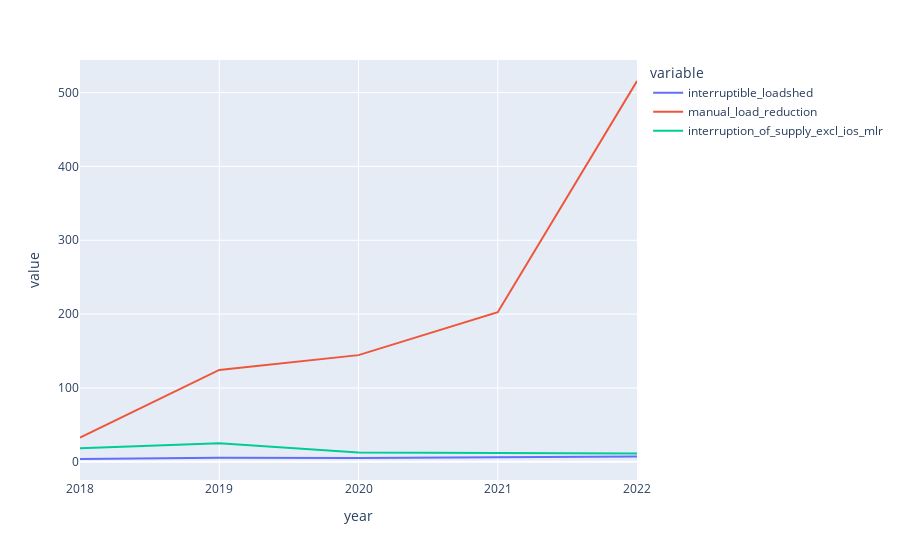

Source (notebook cell):
### Markdown cell above
## Which type of reduction is gradually increasing on average

### Code cell
fig = px.line(reduction_usage,x="year",y=["interruptible_loadshed","manual_load_reduction","interruption_of_supply_excl_ios_mlr"])
fig.show()

### Figure 1 — Plotly figure (JSON) as saved in the notebook; plotly's stock layout.template omitted (floating-point values rounded to 4 significant figures)
{"data": [{"hovertemplate": "variable=interruptible_loadshed<br>year=%{x}<br>value=%{y}<extra></extra>", "legendgroup": "interruptible_loadshed", "line": {"color": "#636efa", "dash": "solid"}, "marker": {"symbol": "circle"}, "mode": "lines", "name": "interruptible_loadshed", "orientation": "v", "showlegend": true, "type": "scatter", "x": [2018, 2019, 2020, 2021, 2022], "xaxis": "x", "y": [3.841, 5.621, 5.148, 6.487, 7.341], "yaxis": "y"}, {"hovertemplate": "variable=manual_load_reduction<br>year=%{x}<br>value=%{y}<extra></extra>", "legendgroup": "manual_load_reduction", "line": {"color": "#EF553B", "dash": "solid"}, "marker": {"symbol": "circle"}, "mode": "lines", "name": "manual_load_reduction", "orientation": "v", "showlegend": true, "type": "scatter", "x": [2018, 2019, 2020, 2021, 2022], "xaxis": "x", "y": [32.81, 124.5, 144.5, 202.6, 515.7], "yaxis": "y"}, {"hovertemplate": "variable=interruption_of_supply_excl_ios_mlr<br>year=%{x}<br>value=%{y}<extra></extra>", "legendgroup": "interruption_of_supply_excl_ios_mlr", "line": {"color": "#00cc96", "dash": "solid"}, "marker": {"symbol": "circle"}, "mode": "lines", "name": "interruption_of_supply_excl_ios_mlr", "orientation": "v", "showlegend": true, "type": "scatter", "x": [2018, 2019, 2020, 2021, 2022], "xaxis": "x", "y": [18.31, 25.32, 12.67, 11.92, 11.42], "yaxis": "y"}], "layout": {"legend": {"title": {"text": "variable"}, "tracegroupgap": 0}, "margin": {"t": 60}, "xaxis": {"anchor": "y", "domain": [0, 1], "title": {"text": "year"}}, "yaxis": {"anchor": "x", "domain": [0, 1], "title": {"text": "value"}}}}
